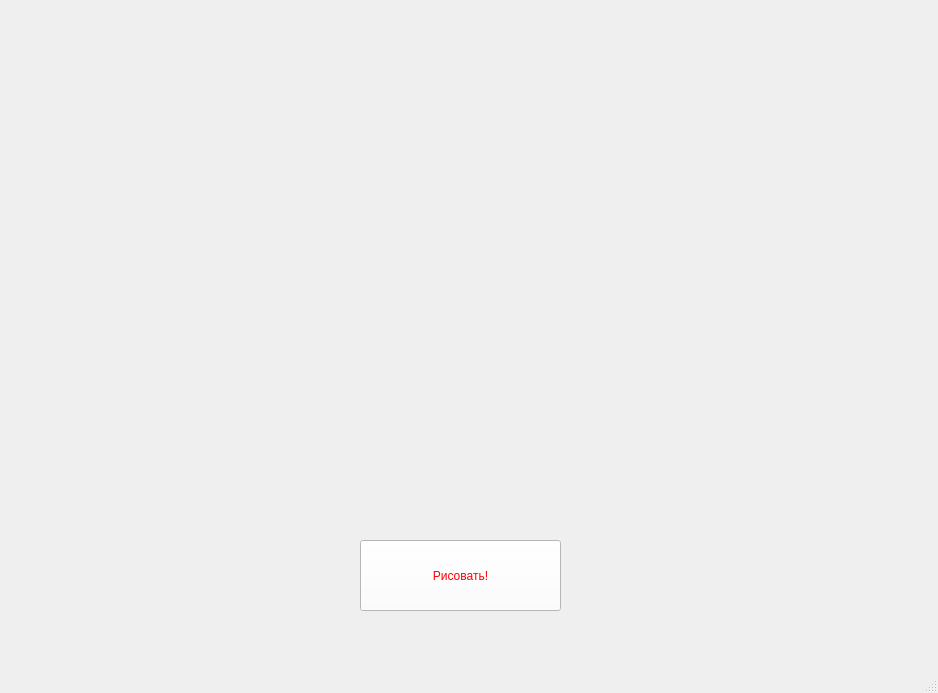
<?xml version="1.0" encoding="UTF-8"?>
<ui version="4.0">
 <class>MainWindow</class>
 <widget class="QMainWindow" name="MainWindow">
  <property name="geometry">
   <rect>
    <x>0</x>
    <y>0</y>
    <width>938</width>
    <height>693</height>
   </rect>
  </property>
  <property name="windowTitle">
   <string>MainWindow</string>
  </property>
  <widget class="QWidget" name="centralwidget">
   <widget class="QPushButton" name="pushButton">
    <property name="geometry">
     <rect>
      <x>360</x>
      <y>540</y>
      <width>201</width>
      <height>71</height>
     </rect>
    </property>
    <property name="styleSheet">
     <string notr="true">font: 36pt &quot;Helvetica&quot;;
background-color: rgb(255, 255, 255);
color: rgb(252, 1, 7);</string>
    </property>
    <property name="text">
     <string>Рисовать!</string>
    </property>
   </widget>
  </widget>
  <widget class="QMenuBar" name="menubar">
   <property name="geometry">
    <rect>
     <x>0</x>
     <y>0</y>
     <width>938</width>
     <height>24</height>
    </rect>
   </property>
  </widget>
  <widget class="QStatusBar" name="statusbar"/>
 </widget>
 <resources/>
 <connections/>
</ui>
